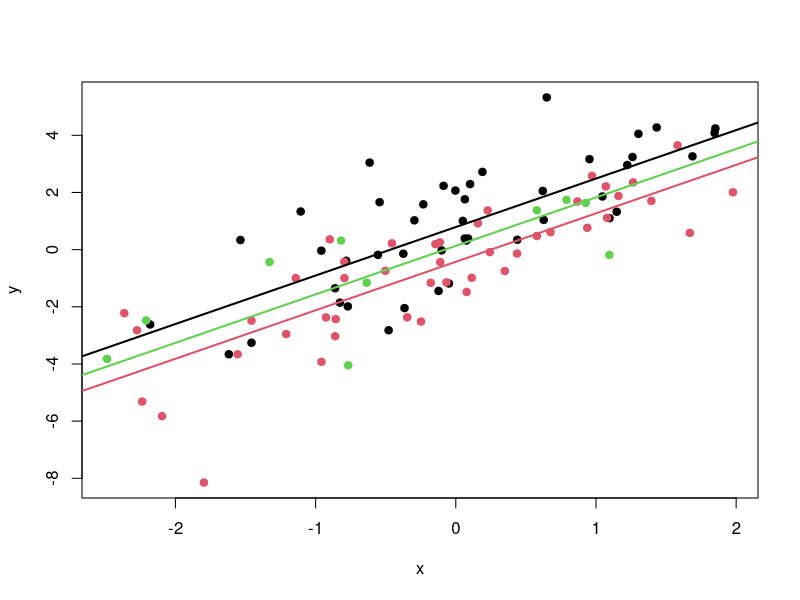
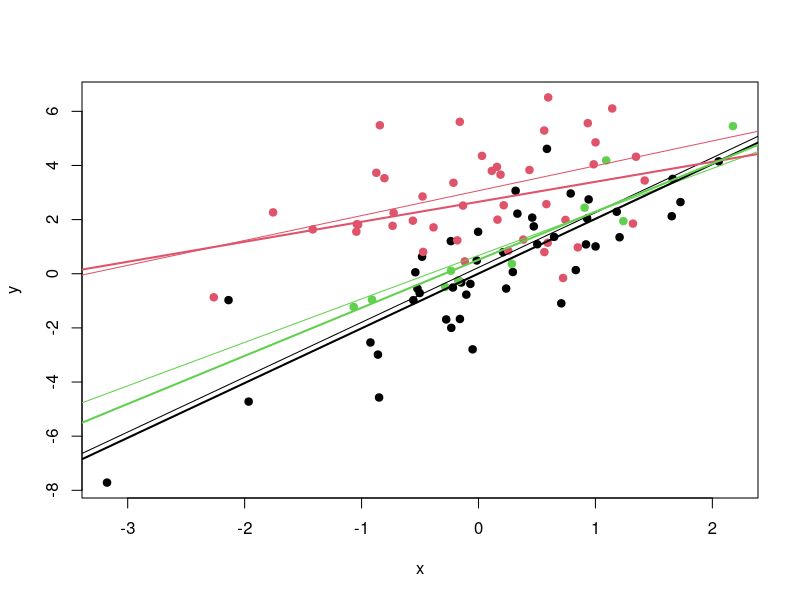

Reproduce these figures in R, in order.
## Quick example script for hierarchical modeling

require(lme4)

# For simplicity of exposition, let's imagine 1 continuous explanatory variable, x,
#   one grouping variable, gpr, and a continous outcome, y.

# data for a varying-intercept model

N <- 100
x <- rnorm(N)
grp <- c(rep(1, 45), rep(2, 45), rep(3, 10))
intercept_values <- rnorm(3, 0, 2)
intercepts <- c(rep(intercept_values[1], 45), rep(intercept_values[2], 45), rep(intercept_values[3], 10))
grp_errors <- c(rnorm(45, 0, .8), rnorm(45, 0, 1.5), rnorm(10, 0, 1))
errors <- rnorm(N)
y <- intercepts + 1.5*x + grp_errors + errors
plot(x,y,col=grp, pch=19)

# Varying-intercept model.
# aka random effect on intercept, fixed effect on slope
vimod <- lmer(y ~ x + (1|grp)  )
summary(vimod)
intercept_values
coefficients(vimod)
est_intercepts <- coefficients(vimod)$grp[,1]
est_slope <- coefficients(vimod)$grp[1,2]
abline(est_intercepts[1], est_slope, col=1, lwd=2)
abline(est_intercepts[2], est_slope, col=2, lwd=2)
abline(est_intercepts[3], est_slope, col=3, lwd=2)



# data for a varying-intercept, varying-slope model

N <- 100
x <- rnorm(N)
grp <- c(rep(1, 45), rep(2, 45), rep(3, 10))
intercept_values <- rnorm(3, 0, 2)
slope_values <- rnorm(3, 1.5, .5)
slopes <- c(rep(slope_values[1], 45), rep(slope_values[2], 45), rep(slope_values[3], 10))
intercepts <- c(rep(intercept_values[1], 45), rep(intercept_values[2], 45), rep(intercept_values[3], 10))
grp_errors <- c(rnorm(45, 0, .8), rnorm(45, 0, 1.5), rnorm(10, 0, 1))
errors <- rnorm(N)
y <- intercepts + slopes*x + grp_errors + errors
plot(x,y,col=grp, pch=19)

# plot the truth...
abline(intercept_values[1], slope_values[1], col=1)
abline(intercept_values[2], slope_values[2], col=2)
abline(intercept_values[3], slope_values[3], col=3)

# Varying-intercept, varying-slope model.
# aka random effect on intercept and slope
vimod <- lmer(y ~ x + (x|grp)  )
summary(vimod)
coefficients(vimod)
intercept_values
slope_values
est_intercepts <- coefficients(vimod)$grp[,1]
est_slope <- coefficients(vimod)$grp[,2]
abline(est_intercepts[1], est_slope[1], col=1, lwd=2)
abline(est_intercepts[2], est_slope[2], col=2, lwd=2)
abline(est_intercepts[3], est_slope[3], col=3, lwd=2)


# Exercise for the reader:
# Group==3 is small. How would we go about showing that a hierarhcical model has
#  estimated a "better" intercept or slope for that group? How might we use repeated
#  simulations to show that hierarhcical modeling is better on average, even if not in all cases?

# MY ANSWER: The true slope and true intercept values are each drawn from the same Normal
#            distributions (one each for slope/intercept) across group.  Therefore using information across groups to estimate
#            these quantities makes sense.  Heirarchical regression does this in a principled way.